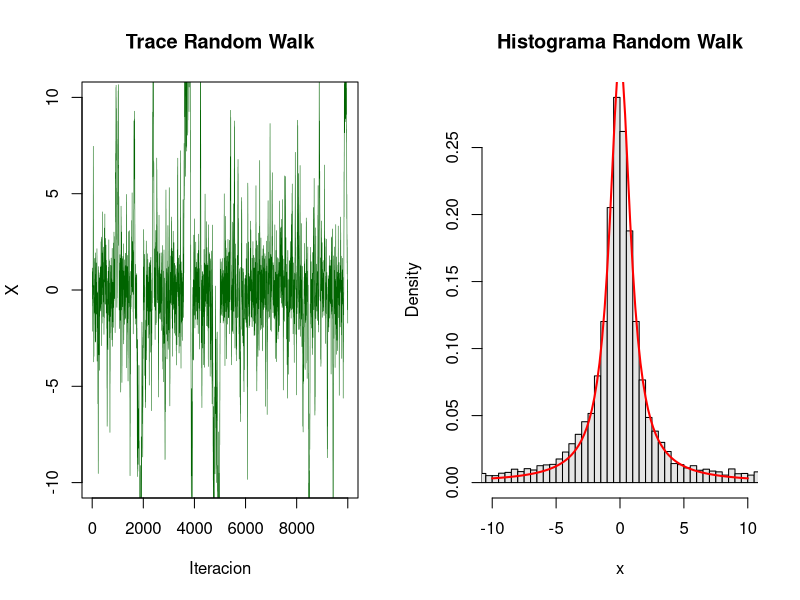

Write the R code that produced this figure.
# ejemplo de cauchy pero con mh random walk en vez de independiente

Nsim <- 10^4
delta <- 2 #perturbacion
X3 <- rep(rt(1, df=1), Nsim)

for (t in 2:Nsim){
  Y <- runif(1, X3[t-1] - delta, X3[t-1] + delta) # propone cerca del estado actual
  rho <- dt(Y, df=1) / dt(X3[t-1], df=1) #solo el target porque q se cancela
  X3[t] <- X3[t-1] + (Y -X3[t-1]) * (runif(1) < rho)
}

#cauchy con uniformce centrada
# Random walk propone Y cerca de X[t-1], si la cadena esta en 5, lo propone entre 4 y 6
#q en el mh generico q=uniforme(0,1) es cte, da lo mismo evaluear en Y o en X
#en el random walk q(Y|X) = 1/2(2*delta) es cte tambien
# el intervalo siempre tiene el mismo ancho
#en el independiente q(Y) != q(X) porque la beta da distinta densidad en distintos puntos

#rho siempre mantiene la misma idea, que tan probable es el candidato dividido que tan probable es el estado actual, si el candidato esta en una zona mas densa que el target
#rho > 1 y se acepta siempre

#graficos

par(mfrow = c(1, 2))
plot(X3, type="l", col="darkgreen", lwd=0.5,
     main="Trace Random Walk", xlab="Iteracion", ylab="X", ylim=c(-10,10))
hist(X3, breaks=80, freq=FALSE, col="gray90",
     main="Histograma Random Walk", xlab="x", xlim=c(-10,10))
curve(dt(x, df=1), add=TRUE, col="red", lwd=2)
par(mfrow = c(1, 1))

#
#┌─────────────────┬──────────────────┬────────────┬───────────────┐
#│                 │     delta=1      │  delta=2   │    delta=5    │
#├─────────────────┼──────────────────┼────────────┼───────────────┤
#│ Tasa aceptación │ ~85%             │ ~73%       │ ~30%          │
#├─────────────────┼──────────────────┼────────────┼───────────────┤
#│ Problema        │ pasos muy chicos │ sesgo leve │ rechaza mucho │
#└─────────────────┴──────────────────┴────────────┴───────────────┘
#
